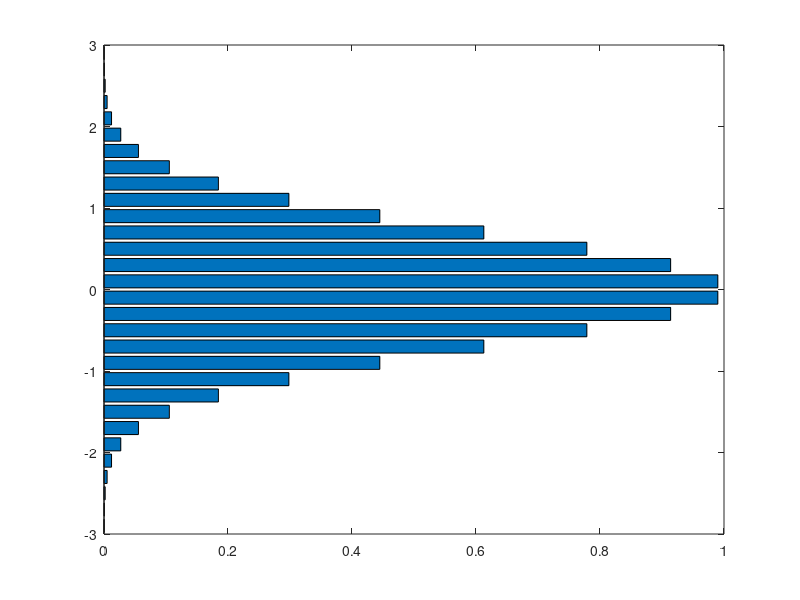

Recreate this plot in MATLAB.
% pouziti funkce barh
% k vykresleni vodorovneho sloupcoveho grafu

x=-2.9:0.2:2.9
barh(x,exp(-x.*x))
colormap hsv % barevna paleta typu hue-saturation